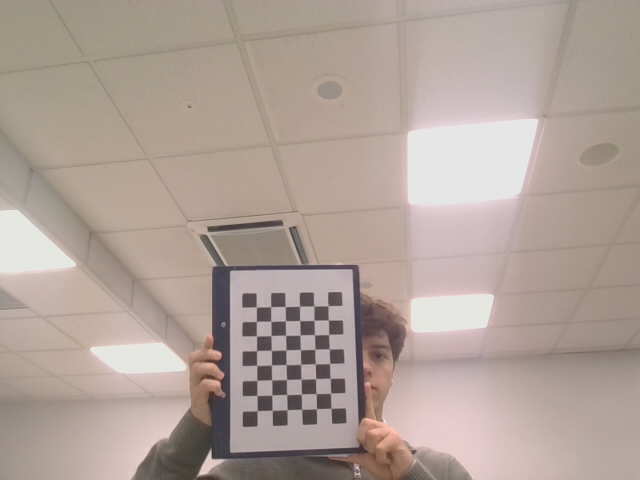
#> input picture calibration/images/img_01.png, 640 x 480 px; its folder holds 4 pictures in this run
$ python calibrate.py
#> lines starting #> are read from the running program, lines starting #| are printed output that depends on the picture
# calibrate.py - Calibracion offline de la camara (Fase 1, paso 5)
#
# Uso:  python calibrate.py
# Lee calibration/images/img_*.png y guarda calibration/calib.npz con:
#   K (matriz intrinseca), dist (distorsion), rms, img_size (ancho, alto),
#   square_mm, pattern

import glob
import os
import cv2
import numpy as np

PATTERN = (6, 8)            # esquinas interiores del tablero impreso (7x9 cuadros)
SQUARE_MM = 25.0            # lado del cuadro, medido con regla
WIN = 5                     # ventana de cornerSubPix: tiene que ser menor que la mitad
                            # del cuadro en pixeles (aqui ~12 px). Con 11 las esquinas se corrompen
FLAGS_DETECT = cv2.CALIB_CB_ADAPTIVE_THRESH + cv2.CALIB_CB_NORMALIZE_IMAGE
# Modelo de distorsion: solo k1 y k2 (radial). La tangencial y k3 salen sin significado
# estadistico con estas imagenes y empeoran la estabilidad de K.
FLAGS_CALIB = cv2.CALIB_ZERO_TANGENT_DIST + cv2.CALIB_FIX_K3

HERE = os.path.dirname(os.path.abspath(__file__))
IMAGES_DIR = os.path.join(HERE, "images")
OUT_FILE = os.path.join(HERE, "calib.npz")


def main():
    # Puntos 3D del tablero (plano Z = 0), en mm
    objp = np.zeros((PATTERN[0] * PATTERN[1], 3), np.float32)
    objp[:, :2] = np.mgrid[0:PATTERN[0], 0:PATTERN[1]].T.reshape(-1, 2) * SQUARE_MM

    criteria = (cv2.TERM_CRITERIA_EPS + cv2.TERM_CRITERIA_MAX_ITER, 30, 0.001)
    obj_points = []            # puntos 3D de cada imagen
    img_points = []            # esquinas detectadas en cada imagen
    used = []
    img_size = None

    files = sorted(glob.glob(os.path.join(IMAGES_DIR, "img_*.png")))
    print("Imagenes encontradas: %d" % len(files))
    for f in files:
        gray = cv2.imread(f, cv2.IMREAD_GRAYSCALE)
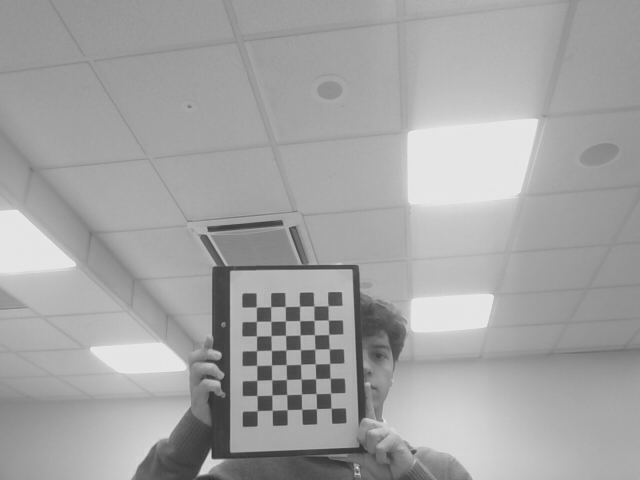
#> gray: shape (480, 640); min 52, max 234, mean 163.8
        if img_size is None:
            img_size = (gray.shape[1], gray.shape[0])        # (ancho, alto)
#> img_size = (640, 480)
        elif (gray.shape[1], gray.shape[0]) != img_size:
            print("  %s: tamano distinto, se ignora" % os.path.basename(f))
            continue

        found, corners = cv2.findChessboardCorners(gray, PATTERN, FLAGS_DETECT)
#> found = True; corners = 48 rows, first 8: [256.3, 307.2], [270.8, 306.8], [285.1, 306.6], [299.7, 306.3], [314, 306], [328, 305.7], [256.5, 321.5], [270.8, 321.4]
        if not found:
            print("  %s: tablero NO detectado, se ignora" % os.path.basename(f))
            continue
        corners = cv2.cornerSubPix(gray, corners, (WIN, WIN), (-1, -1), criteria)
#> corners = 48 rows, first 8: [256.4, 307.1], [270.7, 306.7], [285.3, 306.5], [299.6, 306.2], [313.9, 306], [328, 305.7], [256.4, 321.4], [270.8, 321.3]
        obj_points.append(objp)
        img_points.append(corners)
        used.append(os.path.basename(f))
#> pass 2 of the loop in main, `for f in files:`:
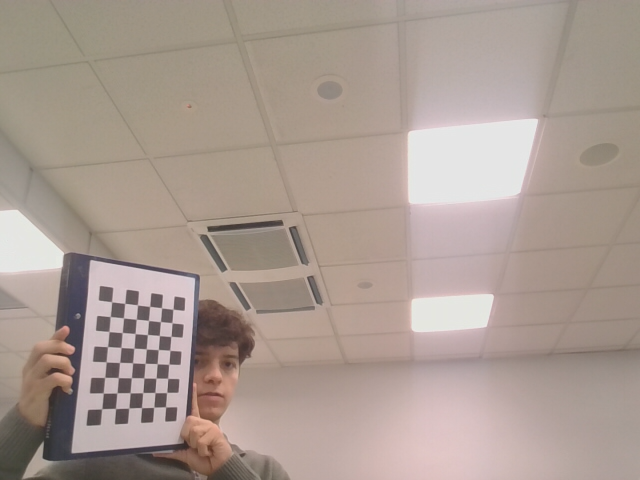
#> input picture calibration/images/img_02.png, 640 x 480 px
#> in main, `gray = cv2.imread(f, cv2.IMREAD_GRAYSCALE)`:
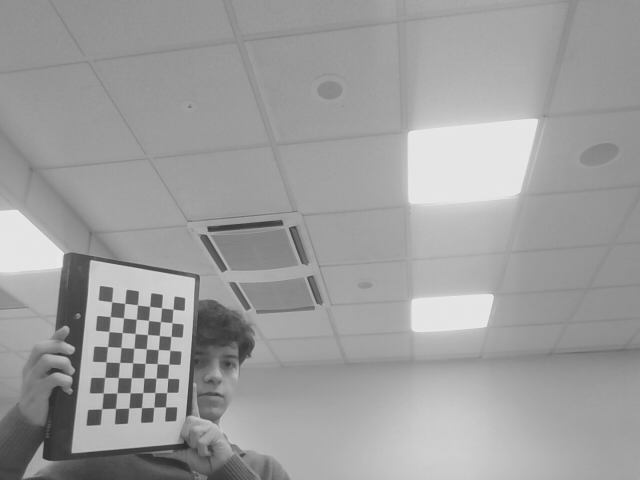
#> gray: shape (480, 640); min 44, max 234, mean 157.9
#> in main, `found, corners = cv2.findChessboardCorners(gray, PATTERN, FLAGS_DETECT)`: corners = 48 rows, first 8: [111.5, 301.7], [124.5, 303.5], [137.5, 304.9], [149.5, 306.5], [161.5, 307.8], [173, 309.5], [110.4, 316.5], [123.5, 317.8]
#> in main, `corners = cv2.cornerSubPix(gray, corners, (WIN, WIN), (-1, -1), criter..`: corners = 48 rows, first 8: [111.6, 301.8], [124.7, 303.4], [137.5, 304.9], [149.6, 306.4], [161.5, 307.8], [172.9, 309.3], [110.2, 316.6], [123.5, 317.9]
#> pass 3 of the loop in main, `for f in files:`:
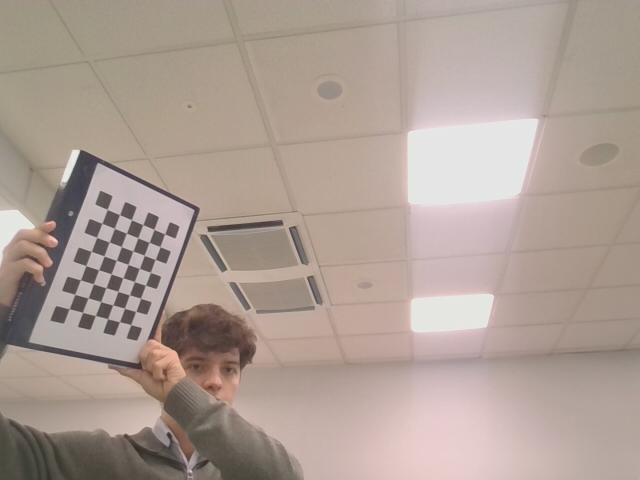
#> input picture calibration/images/img_03.png, 640 x 480 px
#> in main, `gray = cv2.imread(f, cv2.IMREAD_GRAYSCALE)`:
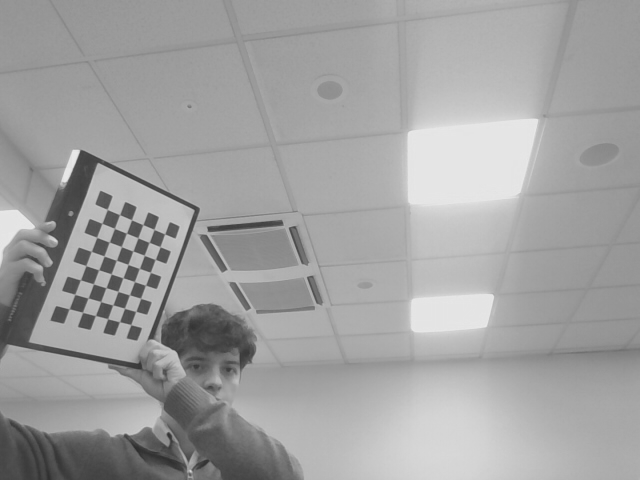
#> gray: shape (480, 640); min 44, max 233, mean 160.9
#> in main, `found, corners = cv2.findChessboardCorners(gray, PATTERN, FLAGS_DETECT)`: corners = 48 rows, first 8: [106.9, 209.3], [119.7, 214.6], [131.5, 219.9], [142.9, 224.7], [153.9, 229.3], [164.7, 233.9], [101.7, 223.2], [114.5, 228.1]
#> in main, `corners = cv2.cornerSubPix(gray, corners, (WIN, WIN), (-1, -1), criter..`: corners = 48 rows, first 8: [107.2, 209.4], [119.5, 214.6], [131.5, 219.7], [142.8, 224.6], [154, 229.4], [164.6, 233.9], [101.9, 223.3], [114.4, 228.4]
#> the loop made 4 passes; the first 3 are shown

    if len(used) < 10:
        print("Hay menos de 10 imagenes validas: no se calibra")
        return
    print("Imagenes usadas: %d | resolucion: %dx%d" % (len(used), img_size[0], img_size[1]))

    rms, K, dist, rvecs, tvecs = cv2.calibrateCamera(
        obj_points, img_points, img_size, None, None, flags=FLAGS_CALIB)

    print("\nRMS (error de reproyeccion): %.3f px" % rms)
    print("K =\n", np.round(K, 2))
    print("dist (k1, k2, p1, p2, k3) =", np.round(dist.ravel(), 4))

    # Error de reproyeccion de cada imagen (para detectar y descartar las malas)
    print("\nError por imagen (px):")
    for i in range(len(used)):
        proj, _ = cv2.projectPoints(obj_points[i], rvecs[i], tvecs[i], K, dist)
        diff = img_points[i].reshape(-1, 2) - proj.reshape(-1, 2)
        err = np.sqrt(np.mean(np.sum(diff ** 2, axis=1)))      # RMS de la imagen
        print("  %s: %.3f" % (used[i], err))

    np.savez(OUT_FILE, K=K, dist=dist, rms=rms, img_size=np.array(img_size),
             square_mm=SQUARE_MM, pattern=np.array(PATTERN))
    print("\nGuardado en", OUT_FILE)


if __name__ == "__main__":
    main()
